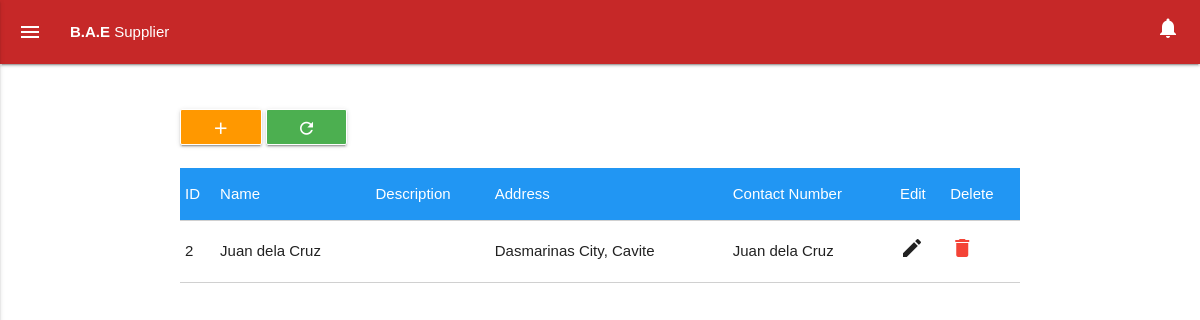
Page /supplier.php (signed in) on the committed database.
### tables this page shows
CREATE TABLE IF NOT EXISTS `supplier` (
  `supplier_id` int(100) NOT NULL AUTO_INCREMENT,
  `supplier_name` varchar(100) NOT NULL,
  `supplier_description` varchar(100) NOT NULL,
  `supplier_address` varchar(100) NOT NULL,
  `supplier_contact` varchar(100) NOT NULL,
  PRIMARY KEY (`supplier_id`)
);

### src/_prepare/supplier.php (called while the page is built, shortened)
<?php
$supplier_resulting_table = $mysqli->query("SELECT * FROM `supplier`");
$supplier_array = array();
?>

### src/supplier.php (the view, shortened to what this page needs)
<?php
include("_system/connection.php");
include("_prepare/supplier.php");
?>
<!Doctype html>
<html lang="en">
	<head>
		<?php include("_system/styles.php"); ?>
	</head>
	<body>
		<?php include("_contents/navbar.php"); ?>
		<div class="container">
			<br><br>
				<a class="btn-medium orange waves-effect waves-light hoverable   w3-border w3-border-white  btn modal-trigger" href="#addSupplier"><i class='material-icons'>add</i></a>
				<a class="btn-medium green waves-effect waves-light hoverable   w3-border w3-border-white  btn modal-trigger" href="supplier.php"><i class='material-icons'>refresh</i></a>
			<br><br>
			<table border = 1 class=" responsive-table highlight striped bordered">
				<tr class="w3-blue">
					<td>ID</td>
					<td>Name</td>
					<td>Description</td>
					<td>Address</td>
					<td>Contact Number</td>
					<td>Edit</td>
					<td>Delete</td>
				</tr>
				<?php
					foreach($supplier_array as $supplier){
						$supplier_id = $supplier['supplier_id'];
						$supplier_name = $supplier['supplier_name'];
						$supplier_description = $supplier['supplier_description'];
						$supplier_address = $supplier['supplier_address'];
						$supplier_contact = $supplier['supplier_contact'];
						echo "
						<tr>
							<td>$supplier_id</td>
							<td>$supplier_name</td>
							<td>$supplier_description</td>
							<td>$supplier_address</td>
							<td>$supplier_contact</td>
							<td>
								<a class='modal-trigger' href='#supplierEditModal$supplier_id'><i class='material-icons'>edit</i></a>
							</td>
							<td>
								<a class='red-text' href='process/delete_supplier.php?id=$supplier_id'><i class='material-icons'>delete</i></a>
							</td>
						</tr>
						<div class='modal modal-fixed-footer' id='supplierEditModal$supplier_id'>
									<input type='text' id='name$supplier_id' value='$supplier_name'>
									<label for='name$supplier_id'>Name</label>
									<input type='text' id='description$supplier_id' value='$supplier_description'>
									<label for='description$supplier_id'>Description</label>
									<input type='text' id='address$supplier_id' value='$supplier_address'>
									<label for='address$supplier_id'>Address</label>
									<input type='text' id='contact$supplier_id' value='$supplier_name'>
									<label for='contact$supplier_id'>Contact Number</label>
								<a href='#!' onclick='editSupplier$supplier_id()' class='modal-action modal-close btn-large green waves-effect waves-light hoverable   w3-border w3-border-white'>Edit</a>
						</div>
							function editSupplier$supplier_id(){
								var n$supplier_id = $('#name$supplier_id').val();
								var d$supplier_id = $('#description$supplier_id').val();
								var a$supplier_id = $('#address$supplier_id').val();
								var c$supplier_id = $('#contact$supplier_id').val();
								if(!n$supplier_id){
										url: 'process/edit_supplier.php?id=$supplier_id',
											supplier_name: n$supplier_id,
											supplier_description: d$supplier_id,
											supplier_address: a$supplier_id,
											supplier_contact: c$supplier_id
						";
					}
				?>
			</table>
		</div>
	</body>
</html>

### src/styles/css/w3schools.css (style rules this page uses)
html { box-sizing:border-box }
*,*:before,*:after { box-sizing:inherit }
html { -ms-text-size-adjust:100%;-webkit-text-size-adjust:100% }
body { margin:0 }
a { background-color:transparent;-webkit-text-decoration-skip:objects }
html,body { font-family:Verdana,sans-serif;font-size:15px;line-height:1.5 }
html { overflow-x:hidden }
a { color:inherit }
.w3-border { border:1px solid #ccc!important }
.w3-blue,.w3-hover-blue:hover { color:#fff!important;background-color:#2196F3!important }
.w3-border-white,.w3-hover-border-white:hover { border-color:#fff!important }

### rows in the picture
supplier: supplier_id "2", supplier_name "Juan dela Cruz", supplier_address "Dasmarinas City, Cavite", supplier_contact "Juan dela Cruz"

### other values in the picture
$site_name "B.A.E"
$activity_title "Supplier"
